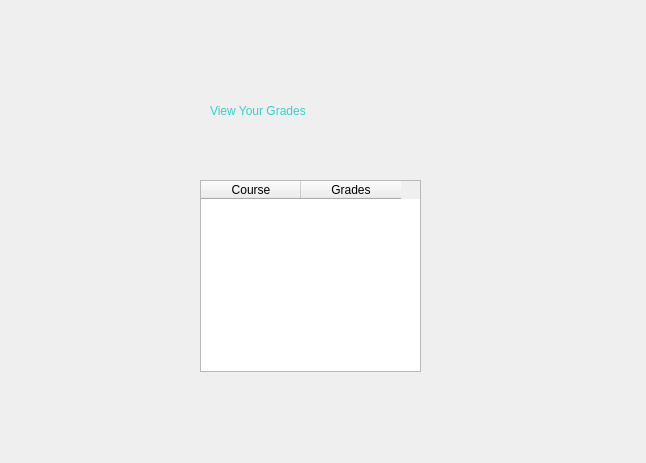
<?xml version="1.0" encoding="UTF-8"?>
<ui version="4.0">
 <class>ViewGradesWindow</class>
 <widget class="QWidget" name="ViewGradesWindow">
  <property name="geometry">
   <rect>
    <x>0</x>
    <y>0</y>
    <width>646</width>
    <height>463</height>
   </rect>
  </property>
  <property name="windowTitle">
   <string>Form</string>
  </property>
  <widget class="QLabel" name="titleLabel">
   <property name="geometry">
    <rect>
     <x>210</x>
     <y>100</y>
     <width>231</width>
     <height>21</height>
    </rect>
   </property>
   <property name="styleSheet">
    <string notr="true">font:14pt &quot;Arial Rounded MT&quot;;
color: rgb(48, 213, 200);</string>
   </property>
   <property name="text">
    <string>View Your Grades</string>
   </property>
  </widget>
  <widget class="QTableWidget" name="tableWidget">
   <property name="geometry">
    <rect>
     <x>200</x>
     <y>180</y>
     <width>221</width>
     <height>192</height>
    </rect>
   </property>
   <column>
    <property name="text">
     <string>Course</string>
    </property>
   </column>
   <column>
    <property name="text">
     <string>Grades</string>
    </property>
   </column>
  </widget>
 </widget>
 <resources/>
 <connections/>
</ui>
